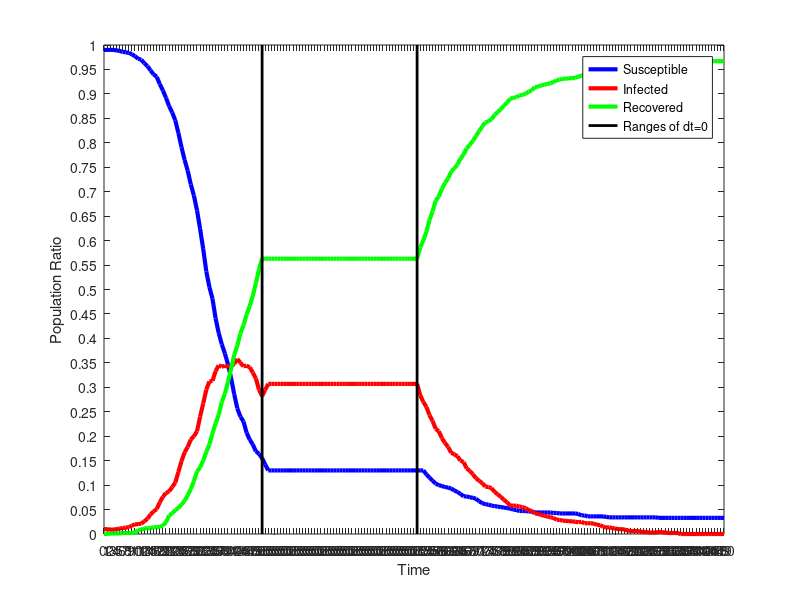

Reproduce this figure in MATLAB.
dynamics = [
0.00,990.000,10.000,0.000;
1.00,990.000,10.000,0.000;
2.00,990.000,9.000,1.000;
3.00,990.000,9.000,1.000;
4.00,989.000,10.000,1.000;
5.00,988.000,11.000,1.000;
6.00,986.000,12.000,2.000;
7.00,985.000,13.000,2.000;
8.00,984.000,14.000,2.000;
9.00,981.000,17.000,2.000;
10.00,977.000,20.000,3.000;
11.00,972.000,20.000,8.000;
12.00,970.000,21.000,9.000;
13.00,963.000,26.000,11.000;
14.00,957.000,31.000,12.000;
15.00,948.000,40.000,12.000;
16.00,940.000,46.000,14.000;
17.00,935.000,51.000,14.000;
18.00,920.000,65.000,15.000;
19.00,907.000,76.000,17.000;
20.00,892.000,84.000,24.000;
21.00,875.000,87.000,38.000;
22.00,862.000,96.000,42.000;
23.00,846.000,105.000,49.000;
24.00,820.000,127.000,53.000;
25.00,791.000,149.000,60.000;
26.00,765.000,167.000,68.000;
27.00,743.000,178.000,79.000;
28.00,715.000,193.000,92.000;
29.00,692.000,200.000,108.000;
30.00,662.000,210.000,128.000;
31.00,624.000,240.000,136.000;
32.00,583.000,267.000,150.000;
33.00,537.000,295.000,168.000;
34.00,505.000,312.000,183.000;
35.00,481.000,313.000,206.000;
36.00,441.000,333.000,226.000;
37.00,411.000,345.000,244.000;
38.00,388.000,342.000,270.000;
39.00,369.000,344.000,287.000;
40.00,347.000,342.000,311.000;
41.00,319.000,343.000,338.000;
42.00,286.000,348.000,366.000;
43.00,257.000,358.000,385.000;
44.00,240.000,350.000,410.000;
45.00,230.000,343.000,427.000;
46.00,207.000,344.000,449.000;
47.00,193.000,341.000,466.000;
48.00,183.000,330.000,487.000;
49.00,169.000,318.000,513.000;
50.00,164.000,295.000,541.000;
50.00,155.000,282.000,563.000;
50.00,142.000,295.000,563.000;
50.00,130.000,307.000,563.000;
50.00,130.000,307.000,563.000;
50.00,130.000,307.000,563.000;
50.00,130.000,307.000,563.000;
50.00,130.000,307.000,563.000;
50.00,130.000,307.000,563.000;
50.00,130.000,307.000,563.000;
50.00,130.000,307.000,563.000;
50.00,130.000,307.000,563.000;
50.00,130.000,307.000,563.000;
50.00,130.000,307.000,563.000;
50.00,130.000,307.000,563.000;
50.00,130.000,307.000,563.000;
50.00,130.000,307.000,563.000;
50.00,130.000,307.000,563.000;
50.00,130.000,307.000,563.000;
50.00,130.000,307.000,563.000;
50.00,130.000,307.000,563.000;
50.00,130.000,307.000,563.000;
50.00,130.000,307.000,563.000;
50.00,130.000,307.000,563.000;
50.00,130.000,307.000,563.000;
50.00,130.000,307.000,563.000;
50.00,130.000,307.000,563.000;
50.00,130.000,307.000,563.000;
50.00,130.000,307.000,563.000;
50.00,130.000,307.000,563.000;
50.00,130.000,307.000,563.000;
50.00,130.000,307.000,563.000;
50.00,130.000,307.000,563.000;
50.00,130.000,307.000,563.000;
50.00,130.000,307.000,563.000;
50.00,130.000,307.000,563.000;
50.00,130.000,307.000,563.000;
50.00,130.000,307.000,563.000;
50.00,130.000,307.000,563.000;
50.00,130.000,307.000,563.000;
50.00,130.000,307.000,563.000;
50.00,130.000,307.000,563.000;
50.00,130.000,307.000,563.000;
50.00,130.000,307.000,563.000;
50.00,130.000,307.000,563.000;
50.00,130.000,307.000,563.000;
50.00,130.000,307.000,563.000;
50.00,130.000,307.000,563.000;
50.00,130.000,307.000,563.000;
50.00,130.000,307.000,563.000;
50.00,130.000,307.000,563.000;
51.00,130.000,307.000,563.000;
52.00,130.000,284.000,586.000;
53.00,130.000,270.000,600.000;
54.00,122.000,260.000,618.000;
55.00,115.000,243.000,642.000;
56.00,109.000,231.000,660.000;
57.00,103.000,215.000,682.000;
58.00,100.000,210.000,690.000;
59.00,98.000,196.000,706.000;
60.00,96.000,186.000,718.000;
61.00,95.000,178.000,727.000;
62.00,93.000,166.000,741.000;
63.00,89.000,163.000,748.000;
64.00,86.000,159.000,755.000;
65.00,82.000,150.000,768.000;
66.00,77.000,147.000,776.000;
67.00,77.000,134.000,789.000;
68.00,75.000,129.000,796.000;
69.00,74.000,122.000,804.000;
70.00,72.000,114.000,814.000;
71.00,67.000,109.000,824.000;
72.00,63.000,104.000,833.000;
73.00,61.000,97.000,842.000;
74.00,60.000,96.000,844.000;
75.00,58.000,94.000,848.000;
76.00,57.000,86.000,857.000;
77.00,56.000,81.000,863.000;
78.00,55.000,76.000,869.000;
79.00,54.000,70.000,876.000;
80.00,53.000,65.000,882.000;
81.00,52.000,58.000,890.000;
82.00,50.000,58.000,892.000;
83.00,49.000,58.000,893.000;
84.00,47.000,56.000,897.000;
85.00,47.000,55.000,898.000;
86.00,47.000,53.000,900.000;
87.00,46.000,49.000,905.000;
88.00,46.000,47.000,907.000;
89.00,44.000,42.000,914.000;
90.00,44.000,41.000,915.000;
91.00,44.000,39.000,917.000;
92.00,44.000,37.000,919.000;
93.00,44.000,36.000,920.000;
94.00,44.000,34.000,922.000;
95.00,43.000,33.000,924.000;
96.00,43.000,29.000,928.000;
97.00,42.000,29.000,929.000;
98.00,42.000,27.000,931.000;
99.00,42.000,27.000,931.000;
100.00,42.000,26.000,932.000;
101.00,42.000,26.000,932.000;
102.00,42.000,25.000,933.000;
103.00,41.000,24.000,935.000;
104.00,38.000,25.000,937.000;
105.00,38.000,22.000,940.000;
106.00,36.000,22.000,942.000;
107.00,36.000,22.000,942.000;
108.00,36.000,21.000,943.000;
109.00,36.000,19.000,945.000;
110.00,36.000,18.000,946.000;
111.00,36.000,15.000,949.000;
112.00,35.000,13.000,952.000;
113.00,34.000,14.000,952.000;
114.00,34.000,12.000,954.000;
115.00,34.000,11.000,955.000;
116.00,34.000,10.000,956.000;
117.00,34.000,10.000,956.000;
118.00,34.000,9.000,957.000;
119.00,34.000,7.000,959.000;
120.00,34.000,6.000,960.000;
121.00,34.000,6.000,960.000;
122.00,34.000,6.000,960.000;
123.00,34.000,5.000,961.000;
124.00,34.000,4.000,962.000;
125.00,34.000,4.000,962.000;
126.00,34.000,3.000,963.000;
127.00,34.000,3.000,963.000;
128.00,34.000,3.000,963.000;
129.00,33.000,4.000,963.000;
130.00,33.000,4.000,963.000;
131.00,33.000,3.000,964.000;
132.00,33.000,2.000,965.000;
133.00,33.000,2.000,965.000;
134.00,33.000,2.000,965.000;
135.00,33.000,2.000,965.000;
136.00,33.000,0.000,967.000;
137.00,33.000,0.000,967.000;
138.00,33.000,0.000,967.000;
139.00,33.000,0.000,967.000;
140.00,33.000,0.000,967.000;
141.00,33.000,0.000,967.000;
142.00,33.000,0.000,967.000;
143.00,33.000,0.000,967.000;
144.00,33.000,0.000,967.000;
145.00,33.000,0.000,967.000;
146.00,33.000,0.000,967.000;
147.00,33.000,0.000,967.000;
148.00,33.000,0.000,967.000;
149.00,33.000,0.000,967.000;
150.00,33.000,0.000,967.000;
];
time = dynamics (:, 1);
susceptible = dynamics (:, 2);
infected = dynamics (:, 3);
recovered = dynamics (:, 4);
totalPopulation = susceptible(1) + infected(1) + recovered(1);
susceptibleRatio = susceptible ./ totalPopulation;
infectedRatio = infected ./ totalPopulation;
recoveredRatio = recovered ./ totalPopulation;
steps = length (time);
indices = 0 : steps - 1;
replications = 0;
figure
plot (indices, susceptibleRatio.', 'color', 'blue', 'linewidth', 3);
hold on
plot (indices, infectedRatio.', 'color', 'red', 'linewidth', 3);
hold on
plot (indices, recoveredRatio.', 'color', 'green', 'linewidth', 3);
hold on
x = 51;
plot([x,x],[0,1], 'color', 'black', 'linewidth', 2);
x = 101;
plot([x,x],[0,1], 'color', 'black', 'linewidth', 2);

set(gca,'YTick',0:0.05:1.0);
set(gca,'XTick', indices(1:1:end), 'xticklabel', time(1:1:end));
xlabel ('Time');
ylabel ('Population Ratio');
legend('Susceptible','Infected', 'Recovered', 'Ranges of dt=0');
%titleStr = sprintf('SIR Dynamics of %i agents, with 1.00 dt, %i steps, 0 replications', totalPopulation, steps)
%title (titleStr);
